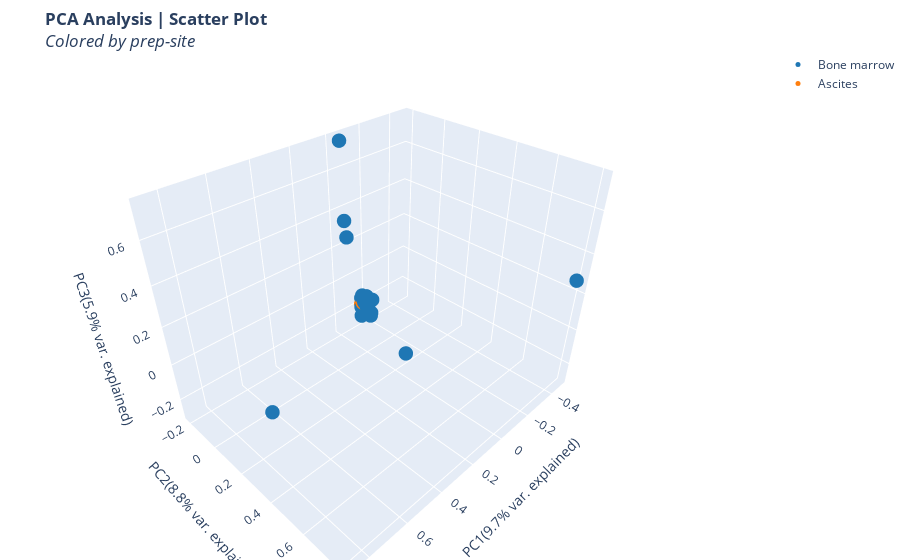

Write notebook code for a chart like this one.
### Markdown cell above
Principal Component Analysis (PCA ) (Clark, N.R. and Ma’ayan, A., 2011), T-distributed Stochastic Neighbor Embedding (t-SNE) (Maaten, Laurens van der, and Geoffrey Hinton, 2008), Uniform Manifold Approximation and Projection (UMAP) (McInnes, Leland, et al. 2018) are statistical techniques used to identify global patterns in high-dimensional datasets. These techniques are commonly used to explore the similarity of biological samples in RNA-seq datasets. To achieve this, gene expression values are transformed into 2- or 3-dimensional latent vectors and subsequently visualized using a scatter plot.

### Code cell
# Run analysis
results['dimension_reduction'] = run_dimension_reduction(dim_reduction_method, dataset=adata, meta_class_column_name=meta_class_column_name, magic_normalization=False, nr_genes=nr_genes, plot_type=plot_type)
# Display results
plot_dimension_reduction(results['dimension_reduction'])
figure_counter = display_object(figure_counter, '3D {} plot for samples using {} genes having largest variance. \
    The figure displays an interactive, three-dimensional scatter plot of the data. \
    Each point represents an RNA-seq sample. \
    Samples with similar gene expression profiles are closer in the three-dimensional space. \
    If provided, sample groups are indicated using different colors, allowing for easier interpretation of the results.'.format(dim_reduction_method, nr_genes), istable=False)

### Figure 1 — Plotly figure (JSON) as saved in the notebook; plotly's stock layout.template omitted (floating-point values rounded to 4 significant figures)
{"data": [{"hoverinfo": "text", "marker": {"color": "#1f77b4", "size": 5}, "mode": "markers", "name": "Bone marrow", "text": ["<b>GSM2994687</b><br><i>prep-site</i>: Bone marrow", "<b>GSM2994688</b><br><i>prep-site</i>: Bone marrow", "<b>GSM2994689</b><br><i>prep-site</i>: Bone marrow", "<b>GSM2994690</b><br><i>prep-site</i>: Bone marrow", "<b>GSM2994691</b><br><i>prep-site</i>: Bone marrow", "<b>GSM2994693</b><br><i>prep-site</i>: Bone marrow", "<b>GSM2994694</b><br><i>prep-site</i>: Bone marrow", "<b>GSM2994695</b><br><i>prep-site</i>: Bone marrow", "<b>GSM2994696</b><br><i>prep-site</i>: Bone marrow", "<b>GSM2994697</b><br><i>prep-site</i>: Bone marrow", "<b>GSM2994698</b><br><i>prep-site</i>: Bone marrow", "<b>GSM2994699</b><br><i>prep-site</i>: Bone marrow", "<b>GSM2994700</b><br><i>prep-site</i>: Bone marrow", "<b>GSM2994701</b><br><i>prep-site</i>: Bone marrow", "<b>GSM2994702</b><br><i>prep-site</i>: Bone marrow", "<b>GSM2994703</b><br><i>prep-site</i>: Bone marrow", "<b>GSM2994704</b><br><i>prep-site</i>: Bone marrow", "<b>GSM2994705</b><br><i>prep-site</i>: Bone marrow", "<b>GSM2994706</b><br><i>prep-site</i>: Bone marrow", "<b>GSM2994707</b><br><i>prep-site</i>: Bone marrow", "<b>GSM2994708</b><br><i>prep-site</i>: Bone marrow", "<b>GSM2994709</b><br><i>prep-site</i>: Bone marrow", "<b>GSM2994710</b><br><i>prep-site</i>: Bone marrow", "<b>GSM2994712</b><br><i>prep-site</i>: Bone marrow", "<b>GSM2994714</b><br><i>prep-site</i>: Bone marrow", "<b>GSM2994715</b><br><i>prep-site</i>: Bone marrow", "<b>GSM2994718</b><br><i>prep-site</i>: Bone marrow", "<b>GSM2994719</b><br><i>prep-site</i>: Bone marrow", "<b>GSM2994721</b><br><i>prep-site</i>: Bone marrow", "<b>GSM2994722</b><br><i>prep-site</i>: Bone marrow", "<b>GSM2994724</b><br><i>prep-site</i>: Bone marrow", "<b>GSM2994725</b><br><i>prep-site</i>: Bone marrow", "<b>GSM2994726</b><br><i>prep-site</i>: Bone marrow", "<b>GSM2994727</b><br><i>prep-site</i>: Bone marrow", "<b>GSM2994729</b><br><i>prep-site</i>: Bone marrow", "<b>GSM2994730</b><br><i>prep-site</i>: Bone marrow", "<b>GSM2994731</b><br><i>prep-site</i>: Bone marrow", "<b>GSM2994732</b><br><i>prep-site</i>: Bone marrow", "<b>GSM2994735</b><br><i>prep-site</i>: Bone marrow", "<b>GSM2994736</b><br><i>prep-site</i>: Bone marrow", "<b>GSM2994737</b><br><i>prep-site</i>: Bone marrow", "<b>GSM2994739</b><br><i>prep-site</i>: Bone marrow", "<b>GSM2994742</b><br><i>prep-site</i>: Bone marrow", "<b>GSM2994743</b><br><i>prep-site</i>: Bone marrow", "<b>GSM2994745</b><br><i>prep-site</i>: Bone marrow", "<b>GSM2994746</b><br><i>prep-site</i>: Bone marrow", "<b>GSM2994747</b><br><i>prep-site</i>: Bone marrow", "<b>GSM2994749</b><br><i>prep-site</i>: Bone marrow", "<b>GSM2994751</b><br><i>prep-site</i>: Bone marrow", "<b>GSM2994752</b><br><i>prep-site</i>: Bone marrow", "<b>GSM2994753</b><br><i>prep-site</i>: Bone marrow", "<b>GSM2994754</b><br><i>prep-site</i>: Bone marrow", "<b>GSM2994760</b><br><i>prep-site</i>: Bone marrow", "<b>GSM2994761</b><br><i>prep-site</i>: Bone marrow", "<b>GSM2994762</b><br><i>prep-site</i>: Bone marrow", "<b>GSM2994764</b><br><i>prep-site</i>: Bone marrow", "<b>GSM2994765</b><br><i>prep-site</i>: Bone marrow", "<b>GSM2994767</b><br><i>prep-site</i>: Bone marrow", "<b>GSM2994768</b><br><i>prep-site</i>: Bone marrow", "<b>GSM2994771</b><br><i>prep-site</i>: Bone marrow", "<b>GSM2994772</b><br><i>prep-site</i>: Bone marrow", "<b>GSM2994773</b><br><i>prep-site</i>: Bone marrow", "<b>GSM2994774</b><br><i>prep-site</i>: Bone marrow", "<b>GSM2994779</b><br><i>prep-site</i>: Bone marrow", "<b>GSM2994780</b><br><i>prep-site</i>: Bone marrow", "<b>GSM2994782</b><br><i>prep-site</i>: Bone marrow", "<b>GSM2994787</b><br><i>prep-site</i>: Bone marrow", "<b>GSM2994788</b><br><i>prep-site</i>: Bone marrow", "<b>GSM2994791</b><br><i>prep-site</i>: Bone marrow", "<b>GSM2994793</b><br><i>prep-site</i>: Bone marrow", "<b>GSM2994794</b><br><i>prep-site</i>: Bone marrow", "<b>GSM2994795</b><br><i>prep-site</i>: Bone marrow", "<b>GSM2994796</b><br><i>prep-site</i>: Bone marrow", "<b>GSM2994797</b><br><i>prep-site</i>: Bone marrow", "<b>GSM2994860</b><br><i>prep-site</i>: Bone marrow"], "type": "scatter3d", "x": [-0.007838, -0.008938, 0.006357, -0.00319, 0.001095, -0.006003, -0.007269, -0.00308, -0.02139, 0.001029, -0.001957, -0.006089, 0.004137, -0.008519, -0.008208, 0.006618, -0.0004917, -0.002541, -0.001021, 0.005638, -0.0003195, -0.005206, 0.8664, 0.004262, -0.05252, -0.02137, -0.02025, -0.01097, -0.02787, -0.0471, 0.004059, -0.02564, -0.005493, -0.1017, -0.4744, 0.005335, -0.001966, -0.01814, 0.006101, -0.005718, 0.00077, -0.005229, -0.01571, 0.01078, -0.002284, 0.01565, 0.004818, -0.0196, 0.0005367, 0.01194, 0.006159, 0.002675, 0.003987, 0.004946, 0.008485, 0.001046, -0.002102, -0.02498, 0.004691, -0.006129, 0.006216, -0.007326, 0.003052, 0.001352, -0.002271, -0.04284, 0.0008923, 0.0005644, 0.01685, 0.007859, -0.0009117, 0.01141, -0.006307, 0.006319, 0.008636], "y": [-0.009093, 0.002166, -0.007244, -0.008226, -0.005706, 0.002838, -0.003602, 0.002391, 0.004933, -0.03765, -0.01225, 0.002789, 0.0007137, 0.0001738, -0.02543, 0.00409, -0.004287, -0.02221, -0.00473, -0.009702, 0.00336, -0.01791, 0.4329, -0.01706, -0.01696, -0.03224, 0.008552, -0.04994, -0.02098, -0.2106, -0.02531, -0.03341, -0.00176, 0.173, 0.8077, 0.0105, -0.006491, 0.007296, -0.0002583, -0.0248, -0.01369, 0.006423, -0.01217, -0.02683, -0.002472, -0.01073, -0.02405, -0.01074, -0.008148, 0.01041, -0.01101, -0.009923, 0.0007924, -0.01045, 0.006513, -0.01475, -0.02578, -0.16, 0.00279, -0.0394, 0.01507, -0.005393, -0.01478, -0.007972, -0.008527, -0.193, 0.00636, -0.008444, -0.002721, -0.009988, -0.02568, 0.006113, -0.001968, -0.02254, -0.02286], "z": [0.02085, -0.01294, -0.005211, -0.01943, -0.01022, -0.002166, -0.01221, -0.008606, 0.003722, 0.002387, -0.007542, -0.03089, 0.005044, -0.01198, 0.01251, -0.02021, -0.01889, -0.002673, -0.01284, -0.02313, -0.01491, 0.009446, 0.1722, -0.03752, -0.02497, -0.0573, -0.07471, -0.117, -0.0152, 0.7351, 0.01022, 0.001771, -0.0575, -0.2854, 0.2726, -0.009151, -0.03164, -0.09073, -0.01269, -0.05813, -0.0242, -0.004614, -0.03133, -0.04173, 0.02163, -0.02668, -0.02652, -0.03251, -0.04731, -0.001348, -0.02035, -0.02652, -0.02519, -0.01742, -0.00923, -0.03739, -0.02641, 0.28, -0.003617, -0.06064, 0.001158, -0.03551, 0.002951, -0.01643, -0.02781, 0.3486, -0.02403, -0.01354, -0.03026, -0.005434, -0.0611, -0.002027, -0.01336, -0.01648, 0.02731]}, {"hoverinfo": "text", "marker": {"color": "#ff7f0e", "size": 5}, "mode": "markers", "name": "Ascites", "text": ["<b>GSM2994806</b><br><i>prep-site</i>: Ascites", "<b>GSM2994808</b><br><i>prep-site</i>: Ascites", "<b>GSM2994810</b><br><i>prep-site</i>: Ascites", "<b>GSM2994816</b><br><i>prep-site</i>: Ascites", "<b>GSM2994820</b><br><i>prep-site</i>: Ascites", "<b>GSM2994822</b><br><i>prep-site</i>: Ascites", "<b>GSM2994829</b><br><i>prep-site</i>: Ascites", "<b>GSM2994832</b><br><i>prep-site</i>: Ascites", "<b>GSM2994835</b><br><i>prep-site</i>: Ascites", "<b>GSM2994836</b><br><i>prep-site</i>: Ascites"], "type": "scatter3d", "x": [-0.0003066, -0.002855, -0.009244, -0.002211, -0.005621, 0.0008473, -0.003018, 0.01116, -0.007782, 0.009223], "y": [-0.0249, -0.02705, -0.01186, -0.02828, -0.01714, -0.03969, -0.01468, -0.01718, -0.01166, -0.01347], "z": [0.002624, -0.02938, -0.005169, -0.005879, 0.006018, -0.03477, -0.01076, -0.009747, -0.0206, -0.02488]}], "layout": {"hovermode": "closest", "margin": {"b": 0, "l": 0, "r": 0, "t": 50}, "scene": {"xaxis": {"title": {"text": "PC1(9.7% var. explained)"}}, "yaxis": {"title": {"text": "PC2(8.8% var. explained)"}}, "zaxis": {"title": {"text": "PC3(5.9% var. explained)"}}}, "title": {"text": "<b>PCA Analysis | Scatter Plot</b><br><i>Colored by prep-site</i>"}, "width": 900}}
